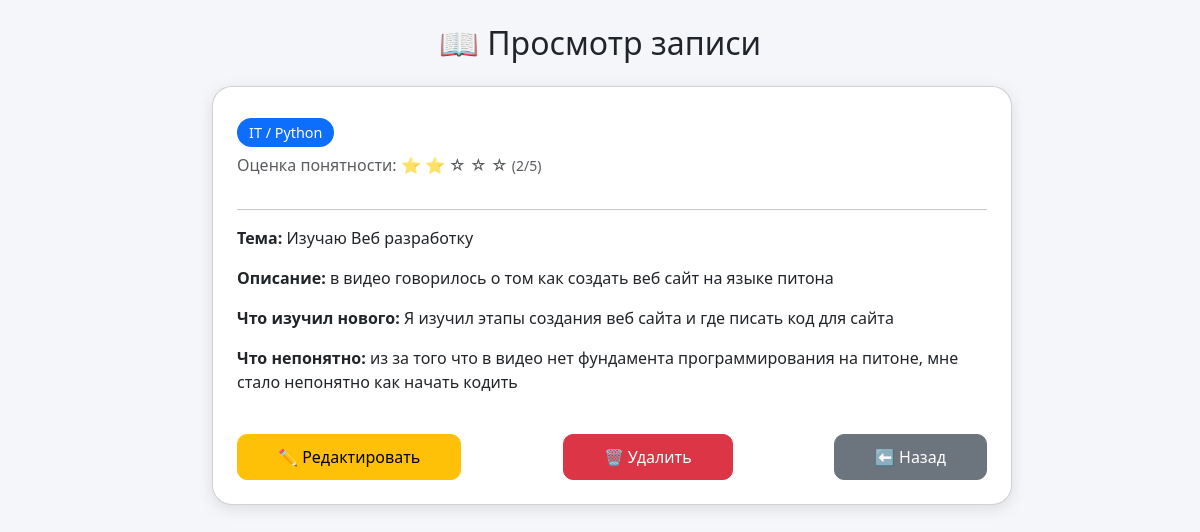
Page /note/6/ on the committed database.
### notes/models.py (models this page shows, shortened)
class Note(models.Model):
    CATEGORY_CHOICES = [
        ('IT', 'IT'),
        ('Языки', 'Языки'),
    ]
    SUBCATEGORY_CHOICES = [
        ('Веб-разработка', 'Веб-разработка'),
        ('Компьютерная безопасность', 'Компьютерная безопасность'),
        ('Компьютерные сети', 'Компьютерные сети'),
        ('Python', 'Python'),
        ('C++', 'C++'),
        ('Английский', 'Английский'),
        ('Корейский', 'Корейский'),
        ('Японский', 'Японский')
    ]
    title = models.CharField(max_length=255, verbose_name='Тема')
    category = models.CharField(max_length=20, choices=CATEGORY_CHOICES, verbose_name='Категория')
    subcategory = models.CharField(max_length=50, choices=SUBCATEGORY_CHOICES, verbose_name='Подкатегория')
    description = models.TextField(verbose_name='Описание')
    understanding = models.IntegerField(choices=[(i, str(i)) for i in range(1, 6)], verbose_name='Понятность')
    what_learned = models.TextField(blank=True, null=True, verbose_name='Что я изучил нового')
    what_not_understood = models.TextField(blank=True, null=True, verbose_name='Что непонятно')

### notes/views.py (the view)
# urls.py: path('note/<int:note_id>/', views.view_note, name='view_note'),
def view_note(request, note_id):
    note = get_object_or_404(Note, id=note_id)
    return render(request, 'notes/view_note.html', {'note': note})

### notes/templates/notes/view_note.html (shortened to what this page needs)
<!DOCTYPE html>
<html lang="ru">
<head>
    <link href="https://cdn.jsdelivr.net/npm/bootstrap@5.3.2/dist/css/bootstrap.min.css" rel="stylesheet">
</head>
<body>
<div class="container py-4">
    <h2 class="text-center mb-4">📖 Просмотр записи</h2>
    <div class="card p-4">
        <h3>{{ note.topic }} <span class="category-badge">{{ note.category }} / {{ note.subcategory }}</span></h3>
        <p class="text-muted">Оценка понятности:
            {% with u=note.understanding|default:0 %}
                {% for _ in "12345" %}
                    {% if forloop.counter <= u %}⭐{% else %}☆{% endif %}
                {% endfor %}
                <small>({{ u }}/5)</small>
            {% endwith %}
        </p>
        <hr>
        <p><strong>Тема:</strong> {{note.title}}</p>
        <p><strong>Описание:</strong> {{ note.description }}</p>
        <p><strong>Что изучил нового:</strong> {{note.what_learned}}</p>
        <p><strong>Что непонятно:</strong> {{note.what_not_understood}}</p>
        <div class="mt-4 d-flex justify-content-between">
            <a href="{% url 'edit_note' note.id %}" class="btn btn-warning btn-custom">✏ Редактировать</a>
            <a href="{% url 'delete_note' note.id %}" class="btn btn-danger btn-custom">🗑 Удалить</a>
            <a href="{% url 'home' %}" class="btn btn-secondary btn-custom">⬅ Назад</a>
        </div>
    </div>
</div>
</body>
</html>

### notes/templates/notes/view_note.html (style rules this page uses)
body { background: #f4f6f9; }
.card { left: 170px; width: 800px; border-radius: 20px; box-shadow: 0px 4px 15px rgba(0,0,0,0.1); }
.btn-custom { border-radius: 10px; padding: 10px 40px; }
.category-badge { font-size: 0.9rem; background: #0d6efd; color: white; padding: 5px 12px; border-radius: 15px; }

### rows in the picture
Note: category "IT", subcategory "Python", understanding 2 (drawn), title "Изучаю Веб разработку", description "в видео говорилось о том как создать веб сайт на языке питона", what_learned "Я изучил этапы создания веб сайта и где писать код для сайта", what_not_understood "из за того что в видео нет фундамента программирования на питоне, мне стало непонятно как начать кодить"

### other values in the picture
{{ u }} "2"
